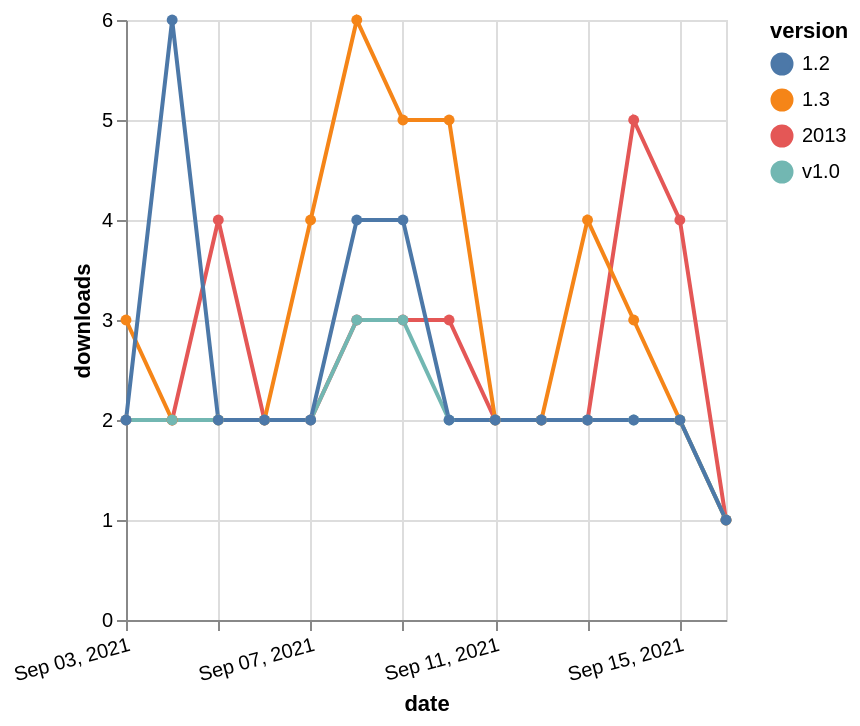

Here is the Vega-Lite specification saved for this chart:
### Vega-Lite specification from a JSON file in a GitHub repository (floating-point values rounded to 4 significant figures)
{"$schema": "https://vega.github.io/schema/vega-lite/v5.json", "description": "A simple bar chart with embedded data.", "data": {"values": [{"date": "2021-09-03", "total": 2975, "delta": 2, "version": "2013"}, {"date": "2021-09-04", "total": 2977, "delta": 2, "version": "2013"}, {"date": "2021-09-05", "total": 2981, "delta": 4, "version": "2013"}, {"date": "2021-09-06", "total": 2983, "delta": 2, "version": "2013"}, {"date": "2021-09-07", "total": 2985, "delta": 2, "version": "2013"}, {"date": "2021-09-08", "total": 2988, "delta": 3, "version": "2013"}, {"date": "2021-09-09", "total": 2991, "delta": 3, "version": "2013"}, {"date": "2021-09-10", "total": 2994, "delta": 3, "version": "2013"}, {"date": "2021-09-11", "total": 2996, "delta": 2, "version": "2013"}, {"date": "2021-09-12", "total": 2998, "delta": 2, "version": "2013"}, {"date": "2021-09-13", "total": 3000, "delta": 2, "version": "2013"}, {"date": "2021-09-14", "total": 3005, "delta": 5, "version": "2013"}, {"date": "2021-09-15", "total": 3009, "delta": 4, "version": "2013"}, {"date": "2021-09-16", "total": 3010, "delta": 1, "version": "2013"}, {"date": "2021-09-03", "total": 627, "delta": 3, "version": "1.3"}, {"date": "2021-09-04", "total": 629, "delta": 2, "version": "1.3"}, {"date": "2021-09-05", "total": 631, "delta": 2, "version": "1.3"}, {"date": "2021-09-06", "total": 633, "delta": 2, "version": "1.3"}, {"date": "2021-09-07", "total": 637, "delta": 4, "version": "1.3"}, {"date": "2021-09-08", "total": 643, "delta": 6, "version": "1.3"}, {"date": "2021-09-09", "total": 648, "delta": 5, "version": "1.3"}, {"date": "2021-09-10", "total": 653, "delta": 5, "version": "1.3"}, {"date": "2021-09-11", "total": 655, "delta": 2, "version": "1.3"}, {"date": "2021-09-12", "total": 657, "delta": 2, "version": "1.3"}, {"date": "2021-09-13", "total": 661, "delta": 4, "version": "1.3"}, {"date": "2021-09-14", "total": 664, "delta": 3, "version": "1.3"}, {"date": "2021-09-15", "total": 666, "delta": 2, "version": "1.3"}, {"date": "2021-09-16", "total": 667, "delta": 1, "version": "1.3"}, {"date": "2021-09-03", "total": 1159, "delta": 2, "version": "v1.0"}, {"date": "2021-09-04", "total": 1161, "delta": 2, "version": "v1.0"}, {"date": "2021-09-05", "total": 1163, "delta": 2, "version": "v1.0"}, {"date": "2021-09-06", "total": 1165, "delta": 2, "version": "v1.0"}, {"date": "2021-09-07", "total": 1167, "delta": 2, "version": "v1.0"}, {"date": "2021-09-08", "total": 1170, "delta": 3, "version": "v1.0"}, {"date": "2021-09-09", "total": 1173, "delta": 3, "version": "v1.0"}, {"date": "2021-09-10", "total": 1175, "delta": 2, "version": "v1.0"}, {"date": "2021-09-11", "total": 1177, "delta": 2, "version": "v1.0"}, {"date": "2021-09-12", "total": 1179, "delta": 2, "version": "v1.0"}, {"date": "2021-09-13", "total": 1181, "delta": 2, "version": "v1.0"}, {"date": "2021-09-14", "total": 1183, "delta": 2, "version": "v1.0"}, {"date": "2021-09-15", "total": 1185, "delta": 2, "version": "v1.0"}, {"date": "2021-09-16", "total": 1186, "delta": 1, "version": "v1.0"}, {"date": "2021-09-03", "total": 628, "delta": 2, "version": "1.2"}, {"date": "2021-09-04", "total": 634, "delta": 6, "version": "1.2"}, {"date": "2021-09-05", "total": 636, "delta": 2, "version": "1.2"}, {"date": "2021-09-06", "total": 638, "delta": 2, "version": "1.2"}, {"date": "2021-09-07", "total": 640, "delta": 2, "version": "1.2"}, {"date": "2021-09-08", "total": 644, "delta": 4, "version": "1.2"}, {"date": "2021-09-09", "total": 648, "delta": 4, "version": "1.2"}, {"date": "2021-09-10", "total": 650, "delta": 2, "version": "1.2"}, {"date": "2021-09-11", "total": 652, "delta": 2, "version": "1.2"}, {"date": "2021-09-12", "total": 654, "delta": 2, "version": "1.2"}, {"date": "2021-09-13", "total": 656, "delta": 2, "version": "1.2"}, {"date": "2021-09-14", "total": 658, "delta": 2, "version": "1.2"}, {"date": "2021-09-15", "total": 660, "delta": 2, "version": "1.2"}, {"date": "2021-09-16", "total": 661, "delta": 1, "version": "1.2"}]}, "width": "container", "mark": {"type": "line", "point": {"filled": true}}, "encoding": {"x": {"field": "date", "type": "temporal", "timeUnit": "yearmonthdate", "title": "date", "axis": {"labelAngle": -15}}, "y": {"field": "delta", "type": "quantitative", "title": "downloads"}, "color": {"field": "version", "type": "nominal"}, "tooltip": {"field": "delta"}}}
